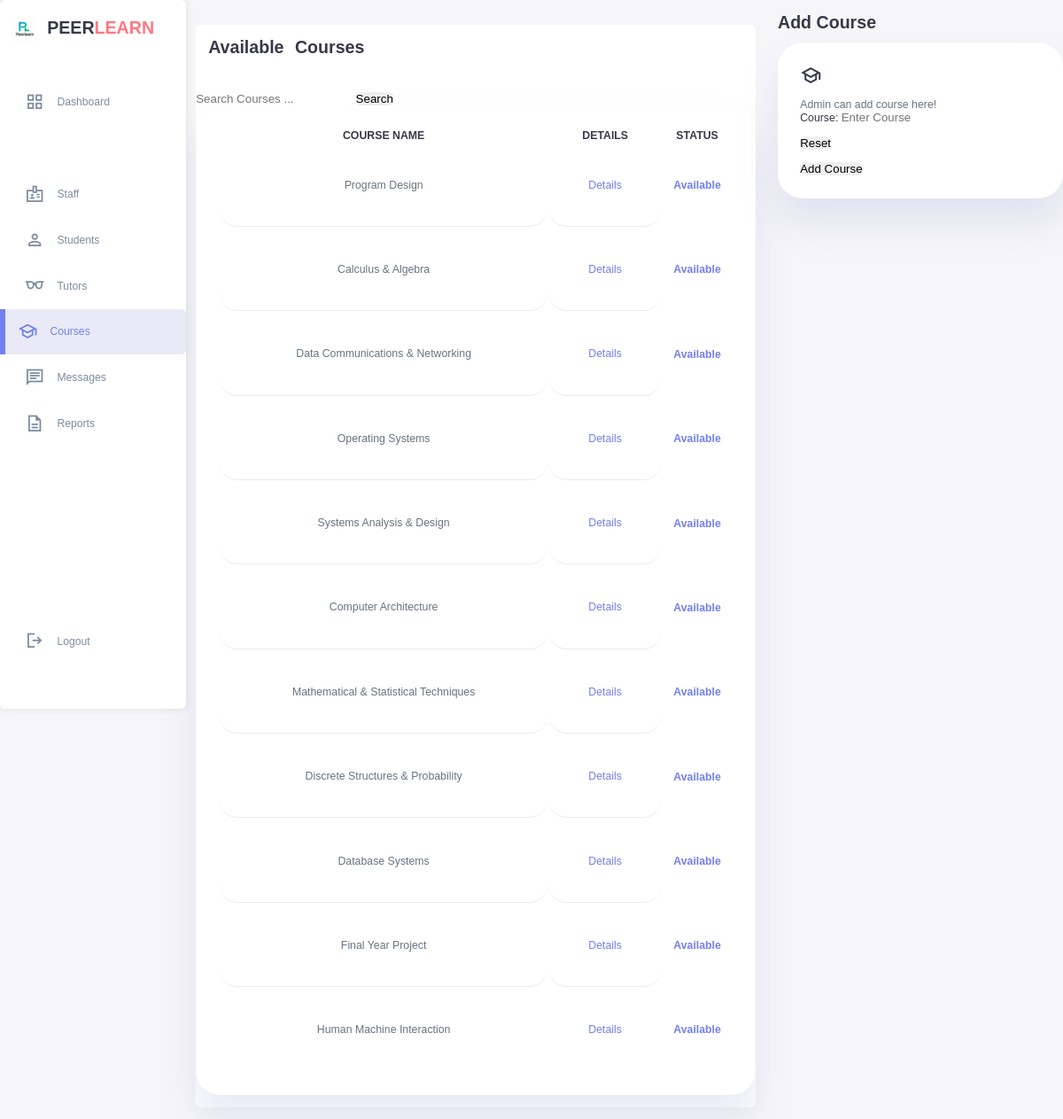
The app's page /admin_course.php with its own data.
### tables this page shows
CREATE TABLE `course` (
  `id` int(11) NOT NULL,
  `course_name` varchar(100) NOT NULL,
  `details` text DEFAULT NULL,
  `status` enum('active','inactive') DEFAULT 'active',
  `created_at` timestamp NOT NULL DEFAULT current_timestamp(),
  `updated_at` timestamp NOT NULL DEFAULT current_timestamp() ON UPDATE current_timestamp()
);

### admin_course.php (the view, shortened to what this page needs)
<!DOCTYPE html>
<html lang="en">
<head>
    <link rel="stylesheet" href="studentstyle.css">
</head>
<body>
    <body>
    <div class="container">
        <aside>
            <div class="top">
                <div class="logo">
                    <img src="image/logo.png">
                    <h2>PEER<span class="danger">LEARN</span></h2>
                </div>
            </div>
            <div class="sidebar">
                <a href="admin.html"><span class="material-symbols-sharp">grid_view</span><h3>Dashboard</h3></a>
                <a href="#"></a>
                <a href="admin_staff.php"><span class="material-symbols-sharp">badge</span><h3>Staff</h3></a>
                <a href="admin_student.php"><span class="material-symbols-sharp">person</span><h3>Students</h3></a>
                <a href="admin_tutors.php"><span class="material-symbols-sharp">eyeglasses</span><h3>Tutors</h3></a>
                <a href="admin_course.php" class="active"><span class="material-symbols-sharp">school</span><h3>Courses</h3></a>
                <a href="admin_message.php"><span class="material-symbols-sharp">chat</span><h3>Messages</h3></a>
                <a href="admin_report.php"><span class="material-symbols-sharp">description</span><h3>Reports</h3></a>
                <a href="home_page.html"><span class="material-symbols-sharp">logout</span><h3>Logout</h3></a>
            </div>
        </aside>
        <main>
            <div class="current_students">
                <h2>Available Courses</h2>
                 <di style="margin-left: 500px ; padding:100px;">
                    <form action="" method="GET">
                        <input type="text" name="my_search" placeholder="Search Courses ...">
                        <input type="submit" name="search" value="Search">
                    </form>
                <table>
                    <thead>
                        <tr>
                            <th>COURSE NAME</th>
                            <th>DETAILS</th>
                            <th>STATUS</th>
                        </tr>
                    </thead>
                    <tbody>
                        <?php
                        $servername = "localhost";
                        $username = "root";
                        $password = "";
                        $dbname = "peer_tutoring_platform";
                        $conn = new mysqli($servername, $username, $password, $dbname);
                        $sql = "SELECT * FROM course";
                        $result = $conn->query($sql);
                        if ($result->num_rows > 0) {
                            while($row = $result->fetch_assoc()) {
                                echo "<tr>
                                    <td>".htmlspecialchars($row["course_name"])."</td>
                                     <td>
                                    <a href='course_details.php?id=".$row["id"]."' class='details-btn'>Details</a>
                                    </td>
                                    <th>
                                        <a>Available</a>
                                    </th>
                                </tr>";
                            }
                        } else {
                            $no_results_message = isset($_GET['search']) ?
                                "No courses found matching '".htmlspecialchars($_GET['my_search'])."'" :
                                "No courses found";
                            echo "<tr><td colspan='4'>$no_results_message</td></tr>";
                        }
                        ?>
                    </tbody>
                </table>
            </div>
        </main>
            <div class="recent-updates">
                <h2>Add  Course</h2>
                <div class="updates">
                    <div class="update">
                        <span class="material-symbols-sharp">school</span>
                    </div>
                    <div class="message">
                        <p>Admin can add course here!</p>
                        <form action="course_record.php" method="POST">
                            <div>
                                <label for="Course">Course:</label>
                                <input type="text" id="course" name="course_name" placeholder="Enter Course" required>
                            </div>
                            <br>
                            <div>
                                <input type="reset" value="Reset">
                            </div>
                            <br>
                            <div>
                                <input type="submit" value="Add Course">
                            </div>
                        </form>
    </div>
</body>
</html>

### studentstyle.css (style rules this page uses)
* { margin: 0; padding: 0; outline: 0; appearance: none; border: 0; text-decoration: none; list-style: none; box-sizing: border-box; border-radius: 0.4rem; }
html { font-size: 14px; }
body { width: 100vw; height: 100vh; font-family: poppins, sans-serif; font-size: 0.88rem; background: #f6f6f9; user-select: none; overflow-x: hidden; color: #363949; }
.container { display: grid; width: 96%; margin: 0 auto; gap: 1.8rem; grid-template-columns: 14rem auto 23rem; }
a { color: #363949; }
img { display: block; width: 100%; }
h2 { font-size: 1.4rem; }
h3 { font-size: 0.87rem; }
p { color:#677483; }
.danger { color: #ff7782; }
aside { height: 100vh; }
aside .top { background: white; display: flex; align-items: center; justify-content: space-between; margin-top: 1.4rem; border-radius: 0.4rem; }
aside .logo { display: flex; gap: 0.8rem; }
aside .logo img { width: 2rem; height: 2rem; }
aside .sidebar { background: rgb(255, 255, 255); display: flex; flex-direction: column; height: 86vh; position: relative; top: 3rem; border-radius: 0.4rem; }
aside h3 { font-weight: 500; }
aside .sidebar a { display: flex; color: #7d8da1; margin-left: 2rem; gap: 1rem; align-items: center; position: relative; height: 3.7rem; transition: all 300ms ease; }
aside .sidebar a span { font-size: 1.6rem; transition: all 300ms ease; }
aside .sidebar a:last-child { position: absolute; bottom: 2rem; width: 100%; }
aside .sidebar a.active { background: rgba(132, 139, 200, 0.18); color: #7380ec; margin-left: 0; }
aside .sidebar a.active:before { content: ""; width: 6px; height: 100%; background: #7380ec; }
aside .sidebar a.active span { color: #7380ec; margin-left: calc(1rem -3 px); }
.current_students { margin-top: 2rem; background: #fff; }
.current_students h2 { margin-bottom: 0.8rem; word-spacing: 0.5rem; padding: 1rem; }
.current_students table { background:#fff; width: 100%; border-radius:2rem; padding:1.8rem; text-align: center; box-shadow: 0 2rem 3rem rgba(132, 139, 200, 0.18); transition: all 300ms ease; }
table tbody td { height: 2.8rem; border-bottom: 1px solid rgba(132, 139, 200, 0.18); color: #677483; text-align: center; padding:1.8rem; background: white; border-radius: 1.4rem; }
table tbody tr:last-child td { border: none; }
.current_students a { text-align: center; display: block; margin: 1rem auto; color: #7380ec; }
.recent-updates { margin-top: 1rem; }
.recent-updates h2 { margin-bottom: 0.8rem; }
.recent-updates .updates { background: #fff; padding:1.8rem; border-radius: 2rem; box-shadow: 0 2rem 3rem rgba(132, 139, 200, 0.18); transition: all 300ms ease; }
.recent-updates .updates .update { display: grid; grid-template-columns: 2.6rem auto; gap: 1rem; margin-bottom: 1rem; }

### records on screen
course: course_name "Program Design"
course: course_name "Calculus & Algebra"
course: course_name "Data Communications & Networking"
course: course_name "Operating Systems"
course: course_name "Systems Analysis & Design"
course: course_name "Computer Architecture"
course: course_name "Mathematical & Statistical Techniques"
course: course_name "Discrete Structures & Probability"
course: course_name "Database Systems"
course: course_name "Final Year Project"
course: course_name "Human Machine Interaction"
